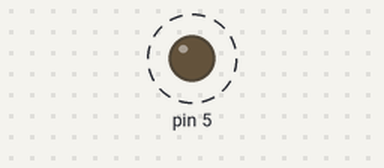
Bench run of a sketch on a simulated Arduino Uno, built with avr-gcc and run on an emulated ATmega328P. Parts: output pins drawn as LEDs (lit = HIGH). Dashed ring = blinking. What the sketch prints to the serial monitor is not drawn.

Above: at 0.4 s.
Timing chart, 0 to 4.6 s (numbered marks = the images above):
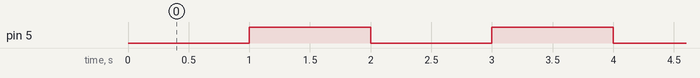

The sketch:

second_task.ino
```cpp
volatile unsigned long myMillisValue = 0;

unsigned long MyMillis() {
  unsigned long result;
  noInterrupts();
  result = myMillisValue;
  interrupts();
  return result;
}

void setup() {
  Serial.begin(9600);
  pinMode(5, OUTPUT);

  TCCR1A = 0;
  TCCR1B = 0;
  TCNT1 = 0;
  OCR1A = 249;
  TCCR1B |= (1 << WGM12);
  TCCR1B |= (1 << CS11) | (1 << CS10);
  TIMSK1 |= (1 << OCIE1A);

  Serial.println("begin");
}

ISR(TIMER1_COMPA_vect) {
  myMillisValue++;
}

void loop() {
  unsigned long currentTime = MyMillis();

  digitalWrite(5, (currentTime / 1000) % 2);

  static unsigned long lastTime = 0;
  if (currentTime - lastTime >= 1000) {
    Serial.print(currentTime);
    Serial.println(" мс");
    lastTime = currentTime;
  }
}
```

Measured:
- by itself, pin 5: alternates HIGH for 1.0 s and LOW for 1.0 s
